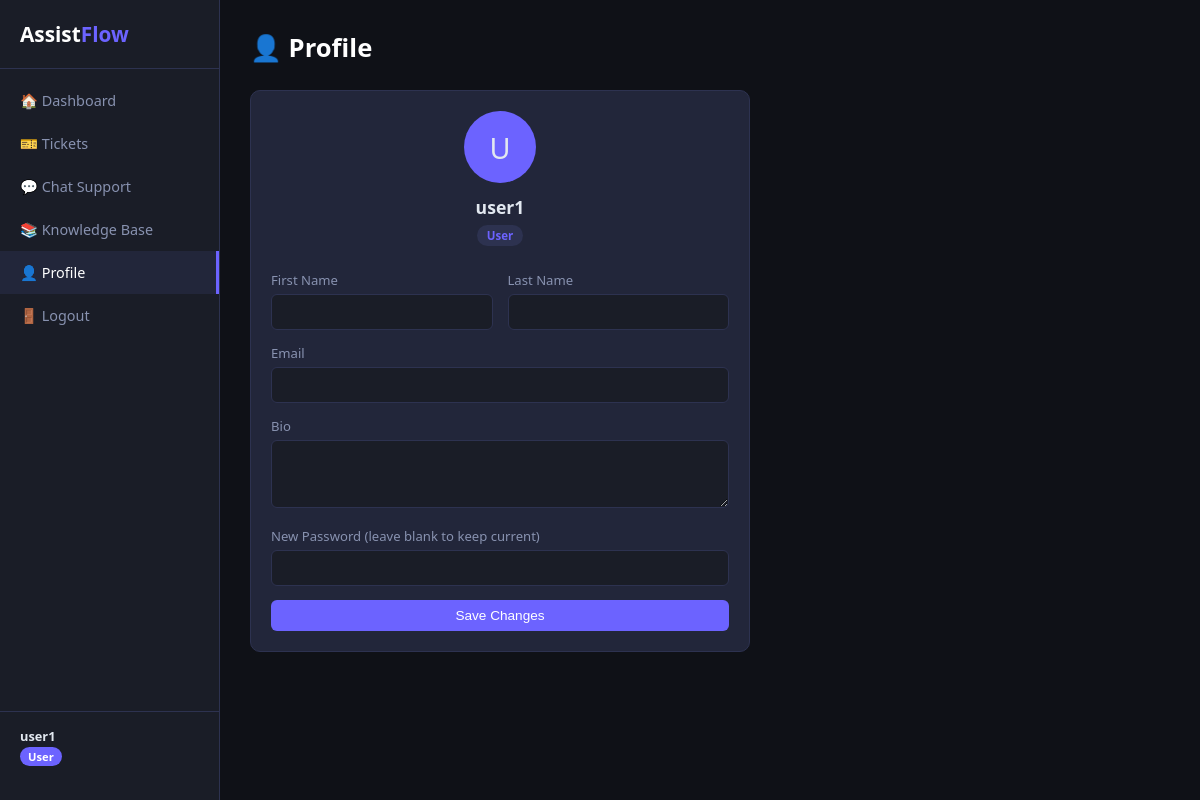
The app's page /profile/ (signed in) with its own data.
### core/models.py (models this page shows, shortened)
class User(AbstractUser):
    ROLE_CHOICES = [('admin', 'Admin'), ('agent', 'Agent'), ('user', 'User')]
    role = models.CharField(max_length=10, choices=ROLE_CHOICES, default='user')
    bio = models.TextField(blank=True)

### core/views.py (the view, shortened to what this page needs)
# urls.py: path('profile/', views.profile_view, name='profile'),
@login_required
def profile_view(request):
    return render(request, 'core/profile.html')

### core/templates/core/profile.html (shortened to what this page needs)
{% extends 'core/base.html' %}
{% block content %}
<div class="page-title">👤 Profile</div>
<div style="max-width:500px">
  <div class="card">
    <div style="text-align:center;margin-bottom:25px">
      <div style="width:72px;height:72px;border-radius:50%;background:var(--accent);display:flex;align-items:center;justify-content:center;font-size:1.8rem;margin:0 auto 12px">
        {{ user.username.0|upper }}
      </div>
      <h2 style="font-size:1.1rem">{{ user.get_full_name|default:user.username }}</h2>
      <span class="badge {% if user.role == 'admin' %}resolved{% elif user.role == 'agent' %}in_progress{% else %}open{% endif %}" style="margin-top:6px;display:inline-block">{{ user.role|title }}</span>
    </div>
    <form method="post">
      <div class="row">
        <div class="form-group"><label>First Name</label><input type="text" name="first_name" value="{{ user.first_name }}"></div>
        <div class="form-group"><label>Last Name</label><input type="text" name="last_name" value="{{ user.last_name }}"></div>
      </div>
      <div class="form-group"><label>Email</label><input type="email" name="email" value="{{ user.email }}"></div>
      <div class="form-group"><label>Bio</label><textarea name="bio" rows="3">{{ user.bio }}</textarea></div>
      <div class="form-group"><label>New Password <span style="color:var(--muted);font-weight:400">(leave blank to keep current)</span></label><input type="password" name="password"></div>
      <button type="submit" class="btn" style="width:100%">Save Changes</button>
    </form>
  </div>
</div>
{% endblock %}

### core/templates/core/base.html (shortened to what this page needs)
<!DOCTYPE html>
<html lang="en">
<head>
</head>
<body>
{% if user.is_authenticated %}
<aside class="sidebar" id="sidebar">
  <div class="logo">Assist<span>Flow</span></div>
  <nav>
    <a href="{% url 'dashboard' %}" class="{% if request.resolver_match.url_name == 'dashboard' %}active{% endif %}" onclick="closeSidebar()">🏠 Dashboard</a>
    <a href="{% url 'tickets' %}" class="{% if 'ticket' in request.resolver_match.url_name %}active{% endif %}" onclick="closeSidebar()">🎫 Tickets</a>
    <a href="{% url 'chat' %}" class="{% if request.resolver_match.url_name == 'chat' %}active{% endif %}" onclick="closeSidebar()">💬 Chat Support</a>
    <a href="{% url 'knowledge_base' %}" class="{% if 'kb' in request.resolver_match.url_name or 'knowledge' in request.resolver_match.url_name %}active{% endif %}" onclick="closeSidebar()">📚 Knowledge Base</a>
    <a href="{% url 'profile' %}" class="{% if request.resolver_match.url_name == 'profile' %}active{% endif %}" onclick="closeSidebar()">👤 Profile</a>
    <a href="{% url 'logout' %}">🚪 Logout</a>
  </nav>
  <div class="user-info">
    <strong>{{ user.get_full_name|default:user.username }}</strong>
    <span class="badge">{{ user.role|title }}</span>
  </div>
</aside>
{% endif %}
<main>{% block content %}{% endblock %}</main>
</body>
</html>

### core/templates/core/base.html (style rules this page uses)
* { box-sizing:border-box;margin:0;padding:0 }
:root { --bg:#0f1117;--surface:#1a1d27;--card:#22263a;--accent:#6c63ff;--accent2:#ff6584;--text:#e2e8f0;--muted:#8892b0;--border:#2d3250;--green:#43e97b;--yellow:#f9ca24;--red:#ff6b6b;--radius:10px }
body { background:var(--bg);color:var(--text);font-family:'Segoe UI',system-ui,sans-serif;display:flex;min-height:100vh }
a { color:var(--accent);text-decoration:none }
.sidebar { width:220px;background:var(--surface);padding:20px 0;display:flex;flex-direction:column;border-right:1px solid var(--border);position:fixed;height:100vh;overflow-y:auto;z-index:200;transition:transform .25s ease }
.sidebar .logo { padding:0 20px 20px;font-size:1.3rem;font-weight:700;color:#fff;border-bottom:1px solid var(--border);margin-bottom:10px }
.sidebar .logo span { color:var(--accent) }
.sidebar nav a { display:flex;align-items:center;gap:10px;padding:12px 20px;color:var(--muted);font-size:.9rem;transition:.2s }
.sidebar nav a:hover,.sidebar nav a.active { background:var(--card);color:#fff;border-right:3px solid var(--accent) }
.sidebar .user-info { margin-top:auto;padding:15px 20px;border-top:1px solid var(--border);font-size:.8rem;color:var(--muted) }
.sidebar .user-info strong { display:block;color:var(--text);margin-bottom:2px }
.sidebar .user-info .badge { background:var(--accent);color:#fff;padding:2px 8px;border-radius:20px;font-size:.7rem }
main { margin-left:220px;flex:1;padding:30px }
.page-title { font-size:1.6rem;font-weight:700;margin-bottom:25px;color:#fff }
.card { background:var(--card);border:1px solid var(--border);border-radius:var(--radius);padding:20px }
button,.btn { background:var(--accent);color:#fff;border:none;padding:8px 16px;border-radius:6px;cursor:pointer;font-size:.85rem;transition:.2s;display:inline-block }
input,select,textarea { background:var(--surface);border:1px solid var(--border);color:var(--text);padding:9px 12px;border-radius:6px;width:100%;font-size:.9rem }
.badge { padding:3px 10px;border-radius:20px;font-size:.72rem;font-weight:600 }
.open { background:#2d3250;color:#6c63ff }
.form-group { margin-bottom:14px }
.form-group label { display:block;font-size:.82rem;color:var(--muted);margin-bottom:5px }
.row { display:flex;gap:15px }
.row>* { flex:1 }

### records on screen
User: get_full_name "user1", role "User", username.0 "U"
